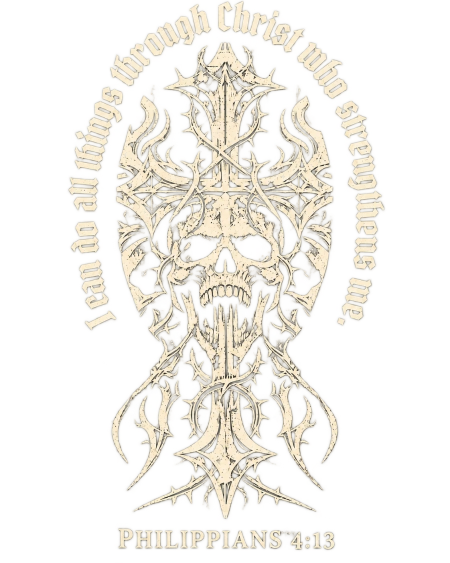
#> input picture SWOLVATION_PRINT_FILES/source/longsleeve-back_original.webp, 900 x 1125 px (shown at 1/2 size)
$ python prepare_print_file.py ../source/longsleeve-back_original.webp ../source/longsleeve-front_original.webp 5 ../source/longsleeve-front_original.webp
#> lines starting #> are read from the running program, lines starting #| are printed output that depends on the picture
"""Rebuild artwork as print-ready, single-colour cream PNGs for DTG on black garments.

For each source: composite on black (what the shirt shows), measure ink brightness,
pick the ink/no-ink split with Otsu's method, supersample to smooth edges, and write
one cream colour with a clean alpha (fully opaque ink, fully transparent elsewhere,
1-2 px anti-aliased edge only). Black outlines, grey shading and translucent haze in
the source become transparent so the garment shows through, as the distressing intends.
"""
import sys
import numpy as np
from PIL import Image, ImageFilter

INK = (249, 236, 209)  # median cream of the supplied artwork (#F9ECD1)


def otsu(values):
    hist, _ = np.histogram(values, bins=256, range=(0, 256))
    total = values.size
    sum_all = np.dot(np.arange(256), hist)
    best, thresh, w0, sum0 = 0, 0, 0, 0
    for t in range(256):
        w0 += hist[t]
        if w0 == 0:
            continue
        w1 = total - w0
        if w1 == 0:
            break
        sum0 += t * hist[t]
        m0, m1 = sum0 / w0, (sum_all - sum0) / w1
        between = w0 * w1 * (m0 - m1) ** 2
        if between > best:
            best, thresh = between, t
    return thresh


def prepare(src, out, target_w, mirror=False):
#> called with src = '../source/longsleeve-back_original.webp', out = '../source/longsleeve-front_original.webp', target_w = 5, mirror = False
    im = Image.open(src).convert("RGBA")
#> im is the input picture: PIL image 900x1125 RGBA; mean R, G, B, A 102.9, 98.8, 89.9, 57.1
    a = np.asarray(im).astype(np.float32)
    alpha = a[..., 3] / 255.0
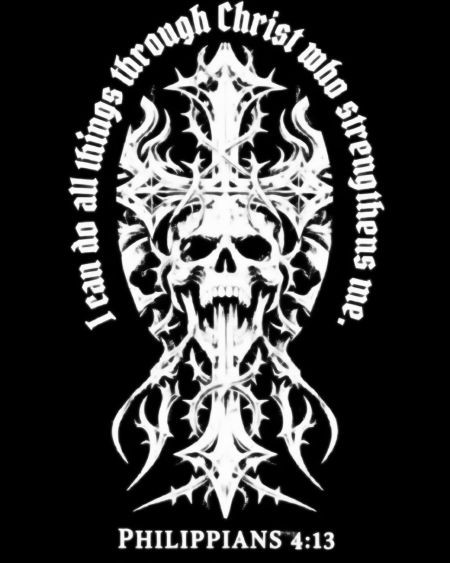
#> alpha: shape (1125, 900) float32 (shown at 1/2 size); min 0, max 0.996, mean 0.224
    # Brightness of the pixel as it would appear over a black shirt.
    lum = (0.299 * a[..., 0] + 0.587 * a[..., 1] + 0.114 * a[..., 2]) * alpha
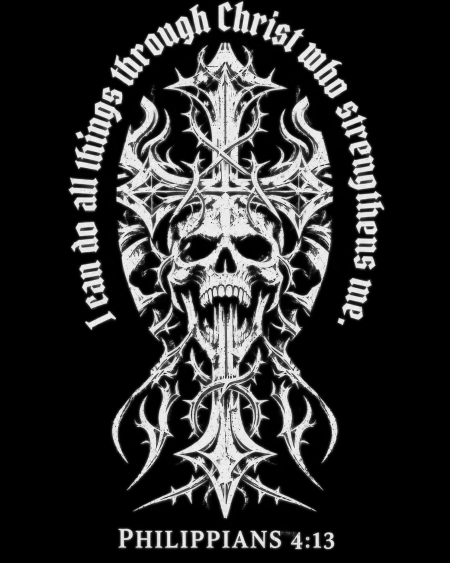
#> lum: shape (1125, 900) float32 (shown at 1/2 size); min 0, max 249, mean 45.3
    vis = lum[alpha > 0.02]
    t = otsu(vis.astype(np.uint8))
#> in otsu, `hist, _ = np.histogram(values, bins=256, range=(0, 256))`: hist = 256 values, max 11783 at index 233, min 0 at index 0, mean 1376
#> in otsu, `sum_all = np.dot(np.arange(256), hist)`: sum_all = 45580497
#> the loop in otsu, `for t in range(256):` made 250 passes
#> (w0, w1, sum0, m0, m1, best) on passes 2 to 13: (2, 352264, 2, 1, 129.4, 1.16e+10), (121, 352145, 240, 1.98, 129.4, 6.92e+11), (3414, 348852, 10119, 2.96, 130.6, 1.94e+13), (9786, 342480, 35607, 3.64, 133, 5.61e+13), (15676, 336590, 65057, 4.15, 135.2, 9.07e+13), (20605, 331661, 94631, 4.59, 137.1, 1.2e+14), (24926, 327340, 124878, 5.01, 138.9, 1.46e+14), (28894, 323372, 156622, 5.42, 140.5, 1.7e+14), (32530, 319736, 189346, 5.82, 142, 1.93e+14), (35952, 316314, 223566, 6.22, 143.4, 2.14e+14), (39268, 312998, 260042, 6.62, 144.8, 2.35e+14), (42266, 310000, 296018, 7, 146.1, 2.53e+14)
#> w0 on passes 1, 89: 0, 154315
    # Supersample: enlarge the brightness map, smooth slightly, threshold at 2x the target, then downsample.
    scale = target_w / im.width
    big_w, big_h = round(im.width * scale * 2), round(im.height * scale * 2)
    L = Image.fromarray(np.clip(lum, 0, 255).astype(np.uint8), "L").resize((big_w, big_h), Image.LANCZOS)
    L = L.filter(ImageFilter.GaussianBlur(radius=scale * 0.6))
    mask = (np.asarray(L) > t).astype(np.uint8) * 255
    M = Image.fromarray(mask, "L").resize((big_w // 2, big_h // 2), Image.LANCZOS)
    m = np.asarray(M)
    m = np.where(m < 24, 0, np.where(m > 232, 255, m)).astype(np.uint8)  # no faint haze, only edge AA
    rgba = np.zeros((m.shape[0], m.shape[1], 4), np.uint8)
    rgba[..., 0], rgba[..., 1], rgba[..., 2] = INK
    rgba[..., 3] = m
    res = Image.fromarray(rgba, "RGBA")
    # Trim to the ink with a small margin so placement in Printful is exact.
    bbox = res.getbbox()
    pad = round(0.02 * res.width)
    res = res.crop((max(0, bbox[0] - pad), max(0, bbox[1] - pad), min(res.width, bbox[2] + pad), min(res.height, bbox[3] + pad)))
    if mirror:
        res = res.transpose(Image.FLIP_LEFT_RIGHT)
    res.save(out, dpi=(300, 300), optimize=True)
    semi = ((m > 0) & (m < 255)).sum() / max(1, (m > 0).sum())
    print(f"{out}: {res.width}x{res.height}px = {res.width/300:.2f}x{res.height/300:.2f} in @300dpi | threshold {t} | edge-only partial alpha {semi*100:.1f}%")
#| ../source/longsleeve-front_original.webp: 1x5px = 0.00x0.02 in @300dpi | threshold 129 | edge-only partial alpha 100.0%


if __name__ == "__main__":
    prepare(sys.argv[1], sys.argv[2], int(sys.argv[3]), mirror=len(sys.argv) > 4 and sys.argv[4] == "mirror")
